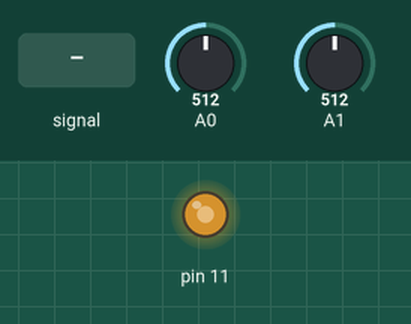
A sketch run on a simulated Arduino Uno, built with avr-gcc and run on an emulated ATmega328P. Shown: output pins drawn as LEDs (lit = HIGH). The inputs (shaded band) are chosen by the test bench; at power-on: A1 = 512, A0 = 512.

Above: at 1.2 s.
1.3 s: A0 fed a 200 Hz sine of ±81 counts around its level
At 2.3 s:
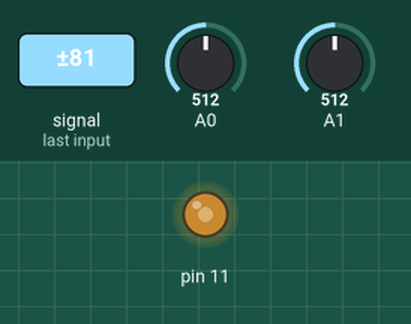
2.8 s: A1 set to 0
At 2.98 s:
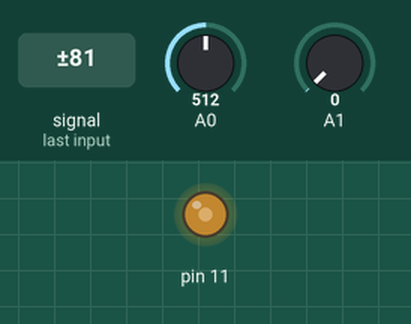
Timing chart, 0 to 3.5 s (numbered marks = the images above; inputs shaded):
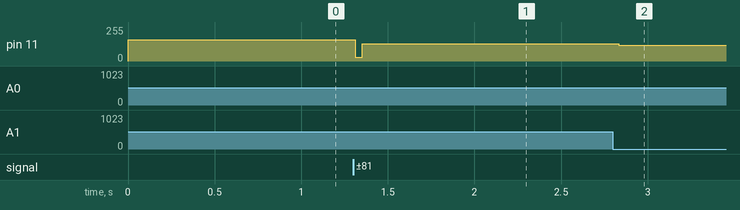

The sketch:

arduino_signalbehandling.ino
```cpp
/* Arduino Realtime Audio Processing
   2 ADC 8-Bit Mode
   analog input 0 is used to sample the audio signal
   analog input 1 is used to control an audio effect
   PWM DAC with Timer2 as analog output

   Original idea:
   KHM 2008 / Lab3/  Martin Nawrath nawrath@khm.de
   Kunsthochschule fuer Medien Koeln
   Academy of Media Arts Cologne

   Redeveloped by Niklas Rönnberg
   Linköping university
   For the course Ljudteknik 1
 */

// Inkludera math, för att kunna använda M_PI, round osv
#include <math.h>

// cbi betyder Clear Bit i I/O-registret och sätter specifik bit till 0
// sbi betyder Set Bit i I/O-registret och sätter specifik bit till 1
// Definiera cbi och sbi
#define cbi(sfr, bit) (_SFR_BYTE(sfr) &= ~_BV(bit))
#define sbi(sfr, bit) (_SFR_BYTE(sfr) |= _BV(bit))

// Definiera globala variabler som kommer att användas till delning av interruptservicen
boolean div32;
boolean div16;

// Definiera globala variabler
volatile boolean sampleFlag; // Sampleflaggan
volatile byte badc0; // Det samplade ljudvärdet, byte AD-konverterare kanal 0
volatile byte badc1; // Det samplade potentiometervärdet, kanal 1
volatile byte ibb; // Global interruptvariabel

int bufferIndex; // Index i SRAM buffer
int bufferIndex2; // Alternativ index

int soundSampleFromADC; // Variabel för att läsa samplevärde från ADCn
int soundSampleFromSramBuffer; // Variabel för att läsa samplevärde från SRAM buffer
byte sramBufferSampleValue; // sparat samplevärde i SRAM buffer

byte sramBuffer[512]; // SRAM buffer, "ljudminne", 8-bitar


// setup() är en funktion som körs en, och endast en gång, när Arduinot startas eller resetas. Den används för att initiera variabler, pinmodes etc. Void används då funktionen inte förväntas returnera något.
void setup()
{
  fillSramBufferWithWaveTable(); // Fyll SRAM-bufferten
  Serial.begin(57600);        // connect to the serial port
  // Atmega32 har tre register för ADC - ADCSRA , ADMUX and ADCW
  // Det är snabbare att manipulera portar och pinnar med AVR-kod
  // jämfört mot Arduinos digitalWrite()-funktion.

  // set adc prescaler to 64 for 19kHz sampling frequency
  // ADCSRA står för ADC Control and Status Register A
  cbi(ADCSRA, ADPS2);
  sbi(ADCSRA, ADPS1);
  sbi(ADCSRA, ADPS0);

  // ADMUX är lågnivåskontroll av analog-till-digital-konverterarna.
  // ADMUX är ett 8-bitars tal som innehåller ADCH-register
  // ADMUX står för ADC Multiplexer Selection Register
  sbi(ADMUX,ADLAR);  // 8-Bit ADC in ADCH Register
  sbi(ADMUX,REFS0);  // VCC Reference
  cbi(ADMUX,REFS1);
  cbi(ADMUX,MUX0);   // Set Input Multiplexer to Channel 0
  cbi(ADMUX,MUX1);
  cbi(ADMUX,MUX2);
  cbi(ADMUX,MUX3);

  // TCCRnA och TCCRnB är kontrollregister för timer/räknare
  // Timer2s PWM-mode sätts till fast PWM
  cbi(TCCR2A, COM2A0); // Toggle on Compare Match
  sbi(TCCR2A, COM2A1);
  sbi(TCCR2A, WGM20); // waveform generation mode
  sbi(TCCR2A, WGM21);
  cbi(TCCR2B, WGM22);

  // Timer2 Clock Prescaler to : 1
  sbi(TCCR2B, CS20);
  cbi(TCCR2B, CS21);
  cbi(TCCR2B, CS22);

  // Timer2 PWM Port Enable
  sbi(DDRB,3); // Sätt digitalpin 11 till PWM för att användas som analogutgång (OCR2A)

  cbi(TIMSK0,TOIE0); // Inaktiverar Timer0 Interrupt
  sbi(TIMSK2,TOIE2); // Aktiverar Timer2 Interrupt

  // Tilldela variabel soundSampleFromADC ett samplevärde från ADCn
  soundSampleFromADC = badc0;
}


// loop() är en funktion som körs om och om igen efter att Arduinot har startats och setup() har initierat Arduinot.
//Detta är huvudfunktionen och den körs så snabbt/ofta det går enligt klockfrekvensen i Arduinot. Normal klockfrekvens är 16MHz.
void loop()
{
  // Vänta på samplevärde från analog-till-digital-konverteraren
  // en samplingscykel 15625 KHz = 65 mikrosekunder
  while (!sampleFlag) {
  }

  sampleFlag = false;  // Sätt samplingsflaggan till false för att invänta nästa sample

 // sramBufferSampleValue; // Samplecontainer
  int dcOffset = 127;
  soundSampleFromADC = badc0-dcOffset;

 // OCR2A = soundSampleFromADC;
  soundSampleFromADC  = soundSampleFromADC * (1 + badc1 / 4);

  int max = 128;
  int min = -dcOffset;


  if (soundSampleFromADC > max) {
      soundSampleFromADC = max;
  }

  if (soundSampleFromADC < min) {
    soundSampleFromADC = min;
  }

  sramBufferSampleValue = soundSampleFromADC + dcOffset;
  OCR2A = sramBufferSampleValue;


}


// Funktion för att fylla SRAM buffern med en vågform
void fillSramBufferWithWaveTable(){


}


// Timer2, interruptservice 62.5 KHz
// Här samplas analogingång 0 (ljudingången) och analogingång 1 (potentiometern) 16Mhz / 256 / 2 / 2 = 15625 Hz
ISR(TIMER2_OVF_vect) {
  div32=!div32; // Dela timer2s frekvens med 2 till 31.25kHz genom att toggla div32 mellan 0 och 1 och gör bara något när div32 är 1
  if (div32){
    div16=!div16; //  Dela timer2 igen på samma sätt
    if (div16) {
    // Sampla kanal 0 och 1 varannan gång så att båda kanalerna samplas i 15.6kHz
      badc0 = ADCH; // Sampla ADC kanal 0
      sbi(ADMUX,MUX0); // Sätt multiplex till kanal 1 (med hjälp av sbi)
      sampleFlag = true; // Sätt samplingsflaggan till true då ljudet har samplats en gång
    }
    else
    {
      badc1 = ADCH; // Sampla ADC kanal 1
      cbi(ADMUX,MUX0); // Sätt multiplex till kanal 0 (med hjälp av cbi)
    }
    ibb++; // Kort fördröjning innan nästa conversion
    ibb--;
    ibb++;
    ibb--;
    sbi(ADCSRA,ADSC); // Starta nästa conversion
  }
}
```

Measured:
- after the input at 1.3 s, pin 11: 160/255 → 130/255 at once
- after the input at 2.8 s, pin 11: 130/255 → 120/255 at once
